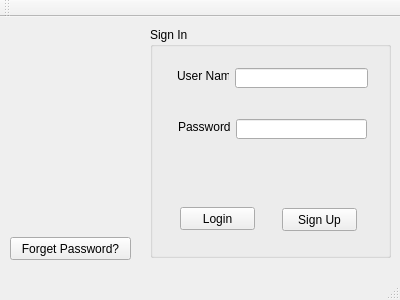
<?xml version="1.0" encoding="UTF-8"?>
<ui version="4.0">
 <class>Login</class>
 <widget class="QMainWindow" name="Login">
  <property name="geometry">
   <rect>
    <x>0</x>
    <y>0</y>
    <width>400</width>
    <height>300</height>
   </rect>
  </property>
  <property name="windowTitle">
   <string>Login</string>
  </property>
  <widget class="QWidget" name="centralWidget">
   <widget class="QGroupBox" name="groupBox">
    <property name="geometry">
     <rect>
      <x>150</x>
      <y>10</y>
      <width>241</width>
      <height>231</height>
     </rect>
    </property>
    <property name="title">
     <string>Sign In</string>
    </property>
    <widget class="QPushButton" name="loginButton">
     <property name="geometry">
      <rect>
       <x>30</x>
       <y>180</y>
       <width>75</width>
       <height>23</height>
      </rect>
     </property>
     <property name="text">
      <string>Login</string>
     </property>
    </widget>
    <widget class="QPushButton" name="Signup">
     <property name="geometry">
      <rect>
       <x>132</x>
       <y>181</y>
       <width>75</width>
       <height>23</height>
      </rect>
     </property>
     <property name="text">
      <string>Sign Up</string>
     </property>
    </widget>
    <widget class="QLabel" name="LUname">
     <property name="geometry">
      <rect>
       <x>27</x>
       <y>41</y>
       <width>52</width>
       <height>16</height>
      </rect>
     </property>
     <property name="text">
      <string>User Name</string>
     </property>
    </widget>
    <widget class="QLineEdit" name="TUname">
     <property name="geometry">
      <rect>
       <x>85</x>
       <y>41</y>
       <width>133</width>
       <height>20</height>
      </rect>
     </property>
    </widget>
    <widget class="QLabel" name="Lpass">
     <property name="geometry">
      <rect>
       <x>28</x>
       <y>92</y>
       <width>52</width>
       <height>16</height>
      </rect>
     </property>
     <property name="text">
      <string>Password  </string>
     </property>
    </widget>
    <widget class="QLineEdit" name="Tpass">
     <property name="geometry">
      <rect>
       <x>86</x>
       <y>92</y>
       <width>131</width>
       <height>20</height>
      </rect>
     </property>
     <property name="echoMode">
      <enum>QLineEdit::Password</enum>
     </property>
    </widget>
    <widget class="QLabel" name="Lerror">
     <property name="geometry">
      <rect>
       <x>40</x>
       <y>140</y>
       <width>131</width>
       <height>16</height>
      </rect>
     </property>
     <property name="text">
      <string>&lt;html&gt;&lt;head/&gt;&lt;body&gt;&lt;p&gt;&lt;br/&gt;&lt;/p&gt;&lt;/body&gt;&lt;/html&gt;</string>
     </property>
    </widget>
   </widget>
   <widget class="QLabel" name="LPic">
    <property name="geometry">
     <rect>
      <x>20</x>
      <y>50</y>
      <width>121</width>
      <height>151</height>
     </rect>
    </property>
    <property name="text">
     <string/>
    </property>
    <property name="pixmap">
     <pixmap>:/login/img/login.png</pixmap>
    </property>
   </widget>
   <widget class="QPushButton" name="forgetButton">
    <property name="geometry">
     <rect>
      <x>10</x>
      <y>220</y>
      <width>121</width>
      <height>23</height>
     </rect>
    </property>
    <property name="text">
     <string>Forget Password?</string>
    </property>
   </widget>
  </widget>
  <widget class="QMenuBar" name="menuBar">
   <property name="geometry">
    <rect>
     <x>0</x>
     <y>0</y>
     <width>400</width>
     <height>21</height>
    </rect>
   </property>
  </widget>
  <widget class="QToolBar" name="mainToolBar">
   <attribute name="toolBarArea">
    <enum>TopToolBarArea</enum>
   </attribute>
   <attribute name="toolBarBreak">
    <bool>false</bool>
   </attribute>
  </widget>
  <widget class="QStatusBar" name="statusBar"/>
 </widget>
 <layoutdefault spacing="6" margin="11"/>
 <resources>
  <include location="rsources.qrc"/>
 </resources>
 <connections/>
</ui>
